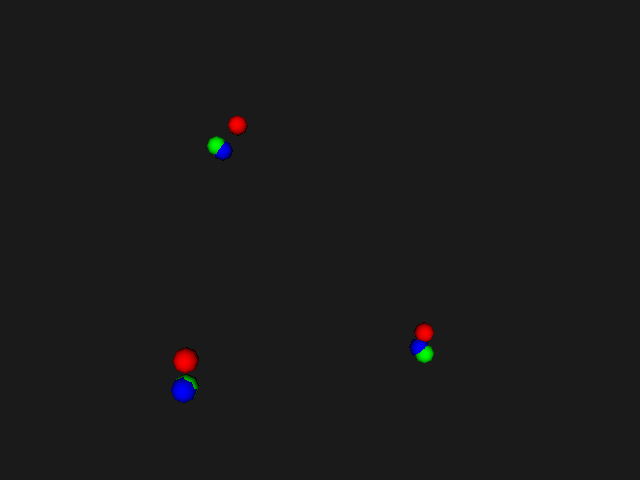

Source code (Python):
#!/usr/bin/env python

# Align a source point set to a target point set using
# vtkIterativeClosestPointTransform and visualize source,
# target, and the transformed result as colored sphere glyphs.

# Factory overrides: importing these modules registers the OpenGL rendering
# and interaction style implementations for vtkRenderingCore factory classes.
import vtkmodules.vtkInteractionStyle  # noqa: F401
import vtkmodules.vtkRenderingOpenGL2  # noqa: F401
# VTK pipeline classes used in this example
from vtkmodules.vtkCommonCore import vtkPoints
from vtkmodules.vtkCommonDataModel import (
    vtkCellArray,
    vtkIterativeClosestPointTransform,
    vtkPolyData,
)
from vtkmodules.vtkFiltersGeneral import vtkTransformPolyDataFilter
from vtkmodules.vtkFiltersSources import vtkSphereSource
from vtkmodules.vtkRenderingCore import (
    vtkActor,
    vtkGlyph3DMapper,
    vtkRenderWindow,
    vtkRenderWindowInteractor,
    vtkRenderer,
)

# Colors (normalized RGB)
red_rgb = (1.0, 0.0, 0.0)
green_rgb = (0.0, 1.0, 0.0)
blue_rgb = (0.0, 0.0, 1.0)
background_rgb = (0.1, 0.1, 0.1)

# Source points: slightly offset from the target
source_points = vtkPoints()
source_verts = vtkCellArray()
for pt in [(1.0, 0.1, 0.0), (0.1, 1.1, 0.0), (0.0, 0.1, 1.0)]:
    pid = source_points.InsertNextPoint(pt)
    source_verts.InsertNextCell(1)
    source_verts.InsertCellPoint(pid)

source_polydata = vtkPolyData()
source_polydata.SetPoints(source_points)
source_polydata.SetVerts(source_verts)

# Target points: the ideal positions
target_points = vtkPoints()
target_verts = vtkCellArray()
for pt in [(1.0, 0.0, 0.0), (0.0, 1.0, 0.0), (0.0, 0.0, 1.0)]:
    pid = target_points.InsertNextPoint(pt)
    target_verts.InsertNextCell(1)
    target_verts.InsertCellPoint(pid)

target_polydata = vtkPolyData()
target_polydata.SetPoints(target_points)
target_polydata.SetVerts(target_verts)

# ICP: align source to target using rigid body transform
icp_transform = vtkIterativeClosestPointTransform()
icp_transform.SetSource(source_polydata)
icp_transform.SetTarget(target_polydata)
icp_transform.GetLandmarkTransform().SetModeToRigidBody()
icp_transform.SetMaximumNumberOfIterations(20)
icp_transform.StartByMatchingCentroidsOn()
icp_transform.Modified()
icp_transform.Update()

# Transform: apply the ICP result to the source points
transform_filter = vtkTransformPolyDataFilter()
transform_filter.SetInputData(source_polydata)
transform_filter.SetTransform(icp_transform)
transform_filter.Update()

# Glyph source: small sphere for point visualization
glyph_sphere = vtkSphereSource()
glyph_sphere.SetRadius(0.05)

# Actor: source points (red)
source_mapper = vtkGlyph3DMapper()
source_mapper.SetInputData(source_polydata)
source_mapper.SetSourceConnection(glyph_sphere.GetOutputPort())
source_mapper.ScalarVisibilityOff()
source_actor = vtkActor()
source_actor.SetMapper(source_mapper)
source_actor.GetProperty().SetColor(red_rgb)

# Actor: target points (green)
target_mapper = vtkGlyph3DMapper()
target_mapper.SetInputData(target_polydata)
target_mapper.SetSourceConnection(glyph_sphere.GetOutputPort())
target_mapper.ScalarVisibilityOff()
target_actor = vtkActor()
target_actor.SetMapper(target_mapper)
target_actor.GetProperty().SetColor(green_rgb)

# Actor: transformed source points (blue)
transformed_mapper = vtkGlyph3DMapper()
transformed_mapper.SetInputConnection(transform_filter.GetOutputPort())
transformed_mapper.SetSourceConnection(glyph_sphere.GetOutputPort())
transformed_mapper.ScalarVisibilityOff()
transformed_actor = vtkActor()
transformed_actor.SetMapper(transformed_mapper)
transformed_actor.GetProperty().SetColor(blue_rgb)

# Renderer: assemble the scene
renderer = vtkRenderer()
renderer.AddActor(source_actor)
renderer.AddActor(target_actor)
renderer.AddActor(transformed_actor)
renderer.SetBackground(background_rgb)

# Render window: display the rendered scene
render_window = vtkRenderWindow()
render_window.AddRenderer(renderer)
render_window.SetWindowName("iterative closest points")
render_window.SetMultiSamples(0)
render_window.SetSize(640, 480)

# Interactor: handle mouse and keyboard events
render_window_interactor = vtkRenderWindowInteractor()
render_window_interactor.SetRenderWindow(render_window)

# Scene: configure the camera
renderer.ResetCamera()

# Start: launch the interactive visualization
render_window_interactor.Initialize()
render_window_interactor.Start()
